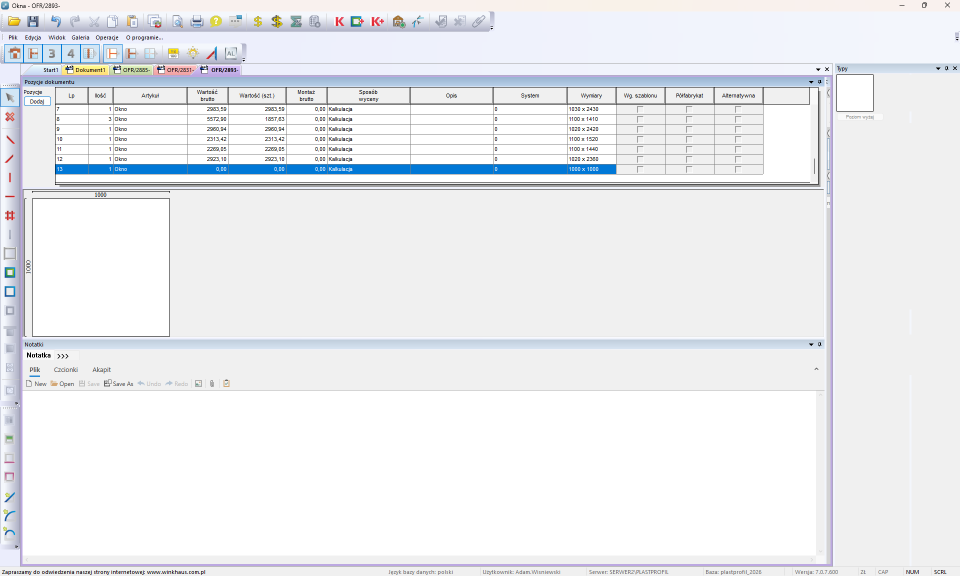
#> input picture research/datasets/windowhub/builder_region/raw/builder_01_empty.png, 1919 x 1152 px (shown at 1/2 size)
$ python check_windowhub_builder_sequence.py
#> lines starting #> are read from the running program, lines starting #| are printed output that depends on the picture
#> in main, image is the input picture: PIL image 1919x1152 RGBA; mean R, G, B, A 235.7, 237.4, 240.5, 255
### app/agent/learning/windowhub_builder_replay.py
"""Read-only construction planning for the archived WindowHub single-sash view."""

from dataclasses import dataclass

import numpy as np
from numpy.lib.stride_tricks import sliding_window_view

from app.agent.learning.windowhub_opening_marker import read_opening_marker_side
from app.gui.enums.gui_tool import GuiTool

NEXT_STEP = {
    "empty": (GuiTool.FRAME, "frame"),
    "frame": (GuiTool.SASH, "sash"),
    "sash": (GuiTool.GLASS, "glass"),
    "glass": (GuiTool.HARDWARE, "opening_marker"),
}


def read_builder_stage(rgb: np.ndarray) -> str:
    """Classify a canvas crop using the archived editor's rendering palette."""
    if rgb.ndim != 3 or rgb.shape[2] != 3:
        raise ValueError("Expected an RGB construction crop.")
    red, green, blue = np.moveaxis(rgb, -1, 0)
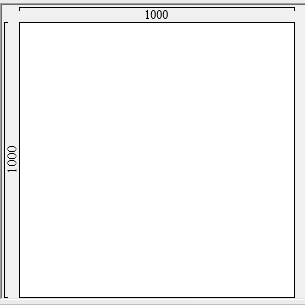
#> red: shape (305, 305); min 0, max 255, mean 245.8
    white = ((red > 250) & (green > 250) & (blue > 250)).mean()
#> white = 0.81
    frame = ((red < 40) & (green < 60) & (blue > 240)).mean()
#> frame = 0
    sash = ((red < 40) & (green > 245) & (blue < 40)).mean()
#> sash = 0
    glass = ((red < 40) & (green > 175) & (green < 245) & (blue > 240)).mean()
#> glass = 0

    if frame < 0.02 and sash < 0.02 and glass < 0.02 and white > 0.65:
        return "empty"
    if frame < 0.07:
        return "unknown"
    if glass > 0.30 and sash > 0.15:
        return "opening_marker" if read_opening_marker_side(rgb) else "glass"
    if glass < 0.02:
        if 0.04 <= sash < 0.13:
            return "frame"
        if sash > 0.20:
            return "sash"
    return "unknown"


# [45 lines left out: functions read_builder_geometry, observe_builder_stage, not called in this run]


@dataclass(frozen=True)
class ToolbarMatch:
    x: int
    y: int
    score: float


# [19 lines left out: function match_archived_toolbar, not called in this run]

### tools/check_windowhub_builder_sequence.py
"""Replay saved WH screenshots: observe a stage, locate its next tool, check the next frame."""

import sys
from pathlib import Path

import numpy as np
from PIL import Image

ROOT = Path(__file__).resolve().parents[1]
if str(ROOT) not in sys.path:
    sys.path.insert(0, str(ROOT))

from app.agent.learning.windowhub_builder_replay import NEXT_STEP, match_archived_toolbar, read_builder_stage
from app.gui.enums.gui_tool import GuiTool
from tools.check_windowhub_opening_markers import CANVAS_CROP, FIXTURES

TOOLBAR_CROP = (0, 160, 42, 1100)
ARCHIVED_TEMPLATES = {
    GuiTool.FRAME: ("frame/frame_tool_1.png", 1.0),
    GuiTool.SASH: ("sash_tool.png", 0.30),
    GuiTool.GLASS: ("glass_tool.png", 0.30),
    GuiTool.HARDWARE: ("hardware_tool.png", 0.18),
}
EXPECTED_STAGES = ("empty", "frame", "sash", "glass", "opening_marker")


def observe_archive_frame(image):
    stage = read_builder_stage(np.asarray(image.convert("RGB").crop(CANVAS_CROP)))
#> stage = 'empty'
    if stage not in NEXT_STEP:
        return stage, None, None, None
    tool, effect = NEXT_STEP[stage]
#> effect = 'frame'
    template_path, scale = ARCHIVED_TEMPLATES[tool]
#> (the run stopped early here; a loop or call above may not have finished)
